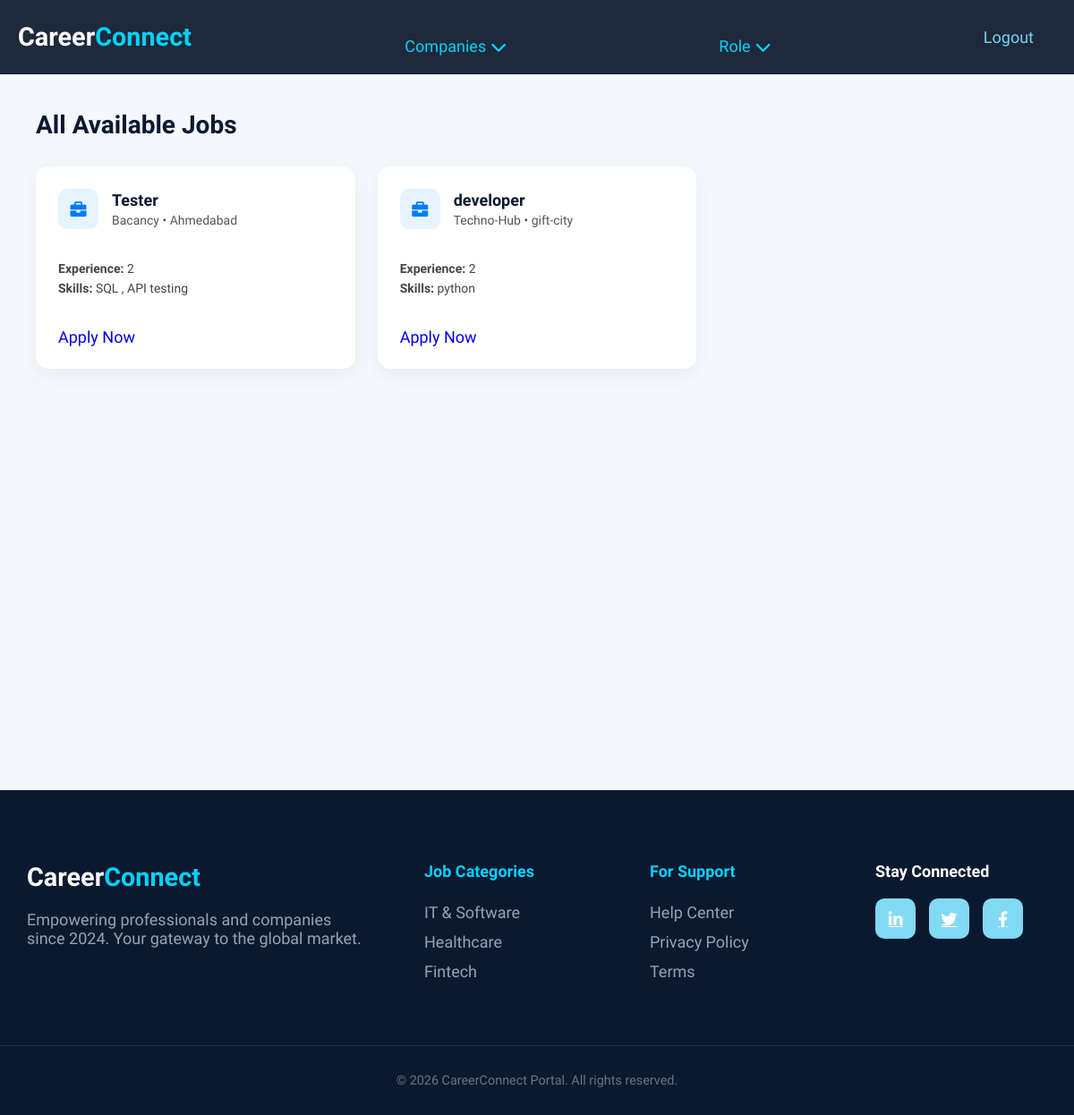
Page /all_jobs/ (signed in) on the committed database.
### accounts/models.py (models this page shows)
class Job(models.Model):
    employer = models.ForeignKey(
        employerdb,
        on_delete=models.CASCADE,
        related_name="jobs"
    )
    company_name = models.CharField(max_length=200)
    location = models.CharField(max_length=200)
    contact = models.CharField(max_length=15)
    email = models.EmailField()
    job_role = models.CharField(max_length=200)
    experience = models.CharField(max_length=100)
    skills = models.TextField()
    is_active = models.BooleanField(default=True)
    created_at = models.DateTimeField(auto_now_add=True)

### accounts/views.py (the view)
# urls.py: path('all_jobs/', views.view_all_jobs, name='view_all_jobs'),
@login_required
def view_all_jobs(request):
    jobs = Job.objects.filter(is_active=True).order_by('-created_at')
    return render(request, 'view_all_jobs.html', {'jobs': jobs})

### templates/view_all_jobs.html
{% extends 'base.html' %}
{% load static %}
{% block extra_css %}
<link rel="stylesheet" href="{% static 'css/view_all_jobs.css' %}">
{% endblock %}
{% block content %}
<div class="all-jobs-container">
    <div class="all-jobs-header">
        <h2>All Available Jobs</h2>
    </div>
    <div class="jobs-grid">
        {% for job in jobs %}
        <div class="job-card">
            <div class="job-top">
                <div class="job-icon">
                    <i class="fas fa-briefcase"></i>
                </div>
                <div>
                    <h3>{{ job.job_role }}</h3>
                    <p class="company">{{ job.company_name }} • {{ job.location }}</p>
                </div>
            </div>
            <div class="job-details">
                <p><strong>Experience:</strong> {{ job.experience }}</p>
                <p><strong>Skills:</strong> {{ job.skills }}</p>
            </div>
            <div class="job-actions">
               <a href="https://mail.google.com/mail/?view=cm&fs=1&to={{ job.email }}&su=Application for {{ job.job_role }}&body=Hello {{ job.company_name }}, I would like to apply for the {{ job.job_role }} position."
                target="_blank" class="btn-navy-sm" style="text-decoration: none">
                Apply Now
            </a>
            </div>
        </div>
        {% empty %}
        <p>No jobs available right now.</p>
        {% endfor %}
    </div>
</div>
{% endblock %}

### templates/base.html (shortened to what this page needs)
{% load static %}
<!doctype html>
<html lang="en">
  <head>
    <link rel="stylesheet" href="{% static 'css/base.css' %}" />
    <link
      rel="stylesheet"
      href="https://cdnjs.cloudflare.com/ajax/libs/font-awesome/6.0.0/css/all.min.css"
      />
      {% block extra_css %}{% endblock %}
  </head>
  <body>
    {% block navbar %}
    <nav class="navbar">
      <div class="container">
        <a href="{% url 'homepage' %}" class="logo"
          >Career<span>Connect</span></a
        >
        <li class="dropdown">
           <a href="javascript:void(0)" class="dropbtn">
               Companies<i class="fas fa-chevron-down"></i>
           </a>
        <li class="dropdown">
        <a href="javascript:void(0)" class="dropbtn">
           Role<i class="fas fa-chevron-down"></i>
        </a>
      </li>
      </li>
        <div class="nav-auth">
          {% if user.is_authenticated %}
          <a href="{% url 'logout' %}" class="btn-text">Logout</a>
          {% else %}
          <a href="{% url 'login' %}" class="btn-text">Sign In</a>
          <a href="{% url 'registration' %}" class="btn-cyan">Register Now</a>
          {% endif %}
        </div>
      </div>
    </nav>
    {% endblock navbar %} {% block content %} {% endblock %} {% block footer %}
    <footer class="footer">
      <div class="container footer-content">
        <div class="footer-brand">
          <a href="#" class="logo">Career<span>Connect</span></a>
          <p>
            Empowering professionals and companies since 2024. Your gateway to
            the global market.
          </p>
        </div>
        <div class="footer-group">
          <h4>Job Categories</h4>
          <ul>
            <li><a href="#">IT & Software</a></li>
            <li><a href="#">Healthcare</a></li>
            <li><a href="#">Fintech</a></li>
          </ul>
        </div>
        <div class="footer-group">
          <h4>For Support</h4>
          <ul>
            <li><a href="#">Help Center</a></li>
            <li><a href="#">Privacy Policy</a></li>
            <li><a href="#">Terms</a></li>
          </ul>
        </div>
        <div class="footer-social">
          <h4>Stay Connected</h4>
          <div class="social-links">
            <a href="#"><i class="fab fa-linkedin-in"></i></a>
            <a href="#"><i class="fab fa-twitter"></i></a>
            <a href="#"><i class="fab fa-facebook-f"></i></a>
          </div>
        </div>
      </div>
      <div class="footer-bottom">
        <p>&copy; {% now "Y" %} CareerConnect Portal. All rights reserved.</p>
      </div>
    </footer>
    {% endblock footer %} {% block extra_js %}{% endblock %}
  </body>
</html>

### static/css/base.css (style rules this page uses)
:root { --navy: #0a192f; --cyan: #00d2ff; --cyan-glow: rgba(0, 210, 255, 0.4); --purple-glow: rgba(160, 32, 240, 0.3); --white: #ffffff; --light-bg: #f8fafc; --text-navy: #1e293b; --text-light: #64748b; }
* { margin: 0; padding: 0; box-sizing: border-box; }
body { font-family: "Plus Jakarta Sans", sans-serif; background-color: var(--white); color: var(--text-navy); font-size: 18px; }
.container { max-width: 1300px; margin: 0 auto; padding: 0 30px; }
.navbar { background: var(--text-navy); padding: 20px 0; border-bottom: 1px solid #03153a; position: sticky; top: 0; z-index: 1000; }
.navbar .container { display: flex; justify-content: space-between; align-items: center; }
.logo { font-size: 1.8rem; font-weight: 800; text-decoration: none; color: var(--white); }
.logo span { color: var(--cyan); }
.btn-text { text-decoration: none; color: var(--white); font-weight: 700; margin-right: 25px; }
.footer { background: var(--navy); color: var(--white); padding: 80px 0 30px; }
.footer-content { display: grid; grid-template-columns: 2fr 1fr 1fr 1fr; gap: 60px; padding-bottom: 60px; border-bottom: 1px solid rgba(255, 255, 255, 0.1); }
.footer-brand p { margin-top: 20px; color: #94a3b8; }
.footer-group h4 { margin-bottom: 25px; color: var(--cyan); }
.footer-group ul { list-style: none; }
.footer-group li { margin-bottom: 12px; }
.footer-group a { color: #94a3b8; text-decoration: none; transition: 0.3s; }
.social-links { display: flex; gap: 15px; margin-top: 20px; }
.social-links a { width: 45px; height: 45px; background: rgb(130, 217, 244); display: flex; align-items: center; justify-content: center; border-radius: 10px; color: var(--white); transition: 0.3s; }
.footer-bottom { text-align: center; padding-top: 30px; color: #64748b; font-size: 0.9rem; }
.navbar .container { display: flex; justify-content: space-between; align-items: center; padding: 0 20px; }
.nav-links, .nav-auth { display: flex; align-items: center; list-style: none; gap: 15px; margin: 0; padding: 0; }
.dropdown { position: relative; padding-bottom: 10px; margin-bottom: -10px; }
.dropbtn { color: #00d2ff; text-decoration: none; display: flex; align-items: center; gap: 6px; cursor: pointer; }
.btn-text { color: #74d4f7; text-decoration: none; font-weight: 500; }

### static/css/view_all_jobs.css (style rules this page uses)
.all-jobs-container { padding: 40px; background-color: #f4f7fb; min-height: 100vh; }
.all-jobs-header { margin-bottom: 30px; }
.all-jobs-header h2 { font-size: 28px; font-weight: 600; color: #0a192f; }
.jobs-grid { display: grid; grid-template-columns: repeat(auto-fill, minmax(320px, 1fr)); gap: 25px; }
.job-card { background: #ffffff; padding: 25px; border-radius: 14px; box-shadow: 0 8px 20px rgba(0, 0, 0, 0.05); transition: all 0.3s ease; display: flex; flex-direction: column; justify-content: space-between; }
.job-top { display: flex; align-items: center; gap: 15px; margin-bottom: 15px; }
.job-icon { background: #e6f4ff; color: #007bff; width: 45px; height: 45px; border-radius: 10px; display: flex; align-items: center; justify-content: center; font-size: 18px; }
.job-card h3 { margin: 0; font-size: 18px; color: #0a192f; }
.company { margin: 4px 0 0; color: #555; font-size: 14px; }
.job-details { font-size: 14px; color: #444; margin: 15px 0; }
.job-details p { margin: 6px 0; }
.job-actions { margin-top: 15px; }

### rows in the picture
Job: job_role "Tester", company_name "Bacancy", location "Ahmedabad", experience "2", skills "SQL , API testing"
Job: job_role "developer", company_name "Techno-Hub", location "gift-city", experience "2", skills "python"
